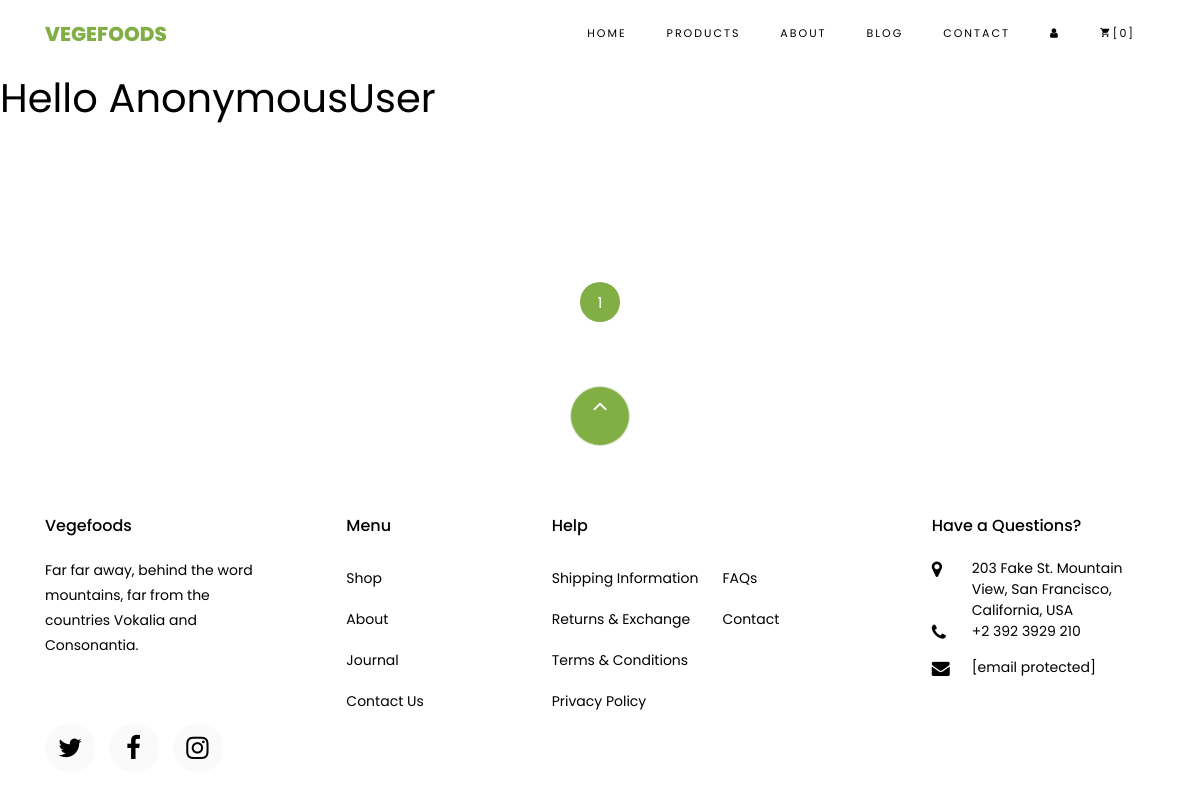
The page /product/ on the database as committed earlier.
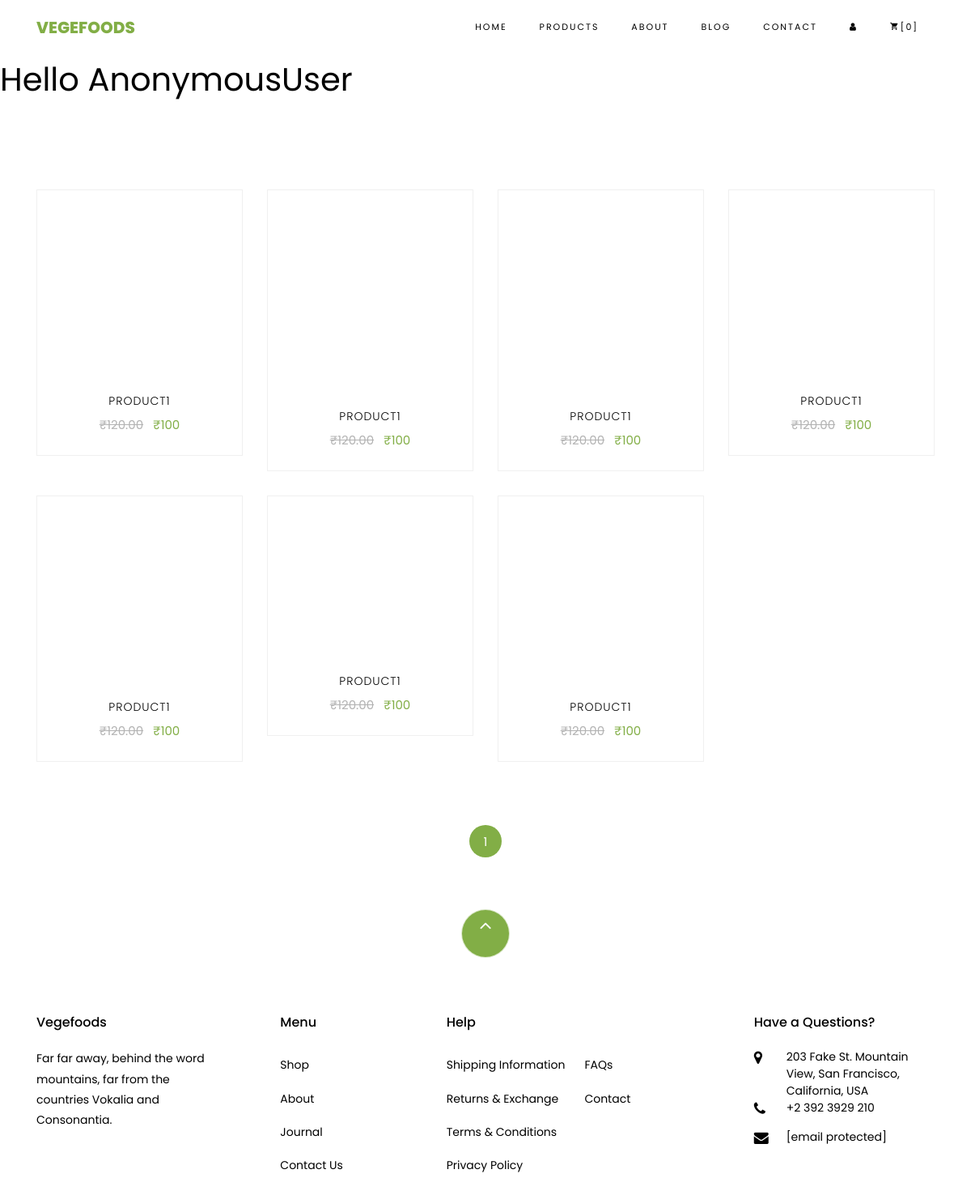
The same page on the database as committed later.
### products/models/product.py (models this page shows)
class Product(models.Model):
    product_name = models.CharField(max_length=30)
    product_price = models.IntegerField(default=0)
    product_img = models.ImageField(upload_to='products/', default='alter.png')
    product_des = models.CharField(max_length=300, default='')
    product_ratings = models.FloatField(default=5.0, validators=[MinValueValidator(1.0), MaxValueValidator(5.0)])

### products/views.py (the view)
# urls.py: path('', product, name='product'),
def product(request):
    all_products = Product.objects.all().order_by('pk')
    paginator = Paginator(all_products, 12)
    page_num = request.GET.get('page')
    page_products = paginator.get_page(page_num)
    num_pages = paginator.num_pages + 1
    page_range = range(1, num_pages)
    context = {
        'page_products': page_products,
        'num_pages': page_range,
    }
    return render(request, 'products/product.html', context)

### products/templates/products/product.html (shortened to what this page needs)
{% extends "products/base.html" %}
{% block body%}
<section class="ftco-section">
    <div class="container">
        <div class="row">
            {% for product in page_products %}
            <a href="#"
               class="add-to-cart d-flex justify-content-center align-items-center text-center">
            <div class="col-md-6 col-lg-3 ftco-animate">
                <div class="product">
                    <a href="#" class="img-prod">
                    </a>
                    <div class="text py-3 pb-4 px-3 text-center">
                        <h3><a href="#">{{ product.product_name }} </a></h3>
                        <div class="d-flex">
                            <div class="pricing">
                                <p class="price">
                                    <span class="mr-2 price-dc">₹120.00</span>
                                    <span class="price-sale">₹{{ product.product_price }}</span>
                                </p>
                            </div>
                        </div>
                    </div>
                </div>
            </div>
            </a>
            {% endfor %}
        </div>
        <div class="row mt-5">
            <div class="col text-center">
                <div class="block-27">
                    <ul>
                        {% for index in num_pages %}
                            {% if index == page_products.number %}
                                <li class="active"><span> {{ index }} </span></li>
                            {% else %}
                                <li><a href="?page={{ index }}"> {{ index }} </a></li>
                            {% endif %}
                        {% endfor %}
                    </ul>
                </div>
            </div>
        </div>
    </div>
</section>
{% endblock %}

### products/templates/products/base.html (shortened to what this page needs)
<!DOCTYPE html>
{% load static %}
<html lang="en">
<head>
    <link rel="stylesheet" href="https://cdnjs.cloudflare.com/ajax/libs/font-awesome/4.7.0/css/font-awesome.min.css">
    <link rel="stylesheet" href="{% static 'css/open-iconic-bootstrap.min.css' %}">
    <link rel="stylesheet" href="{% static 'css/animate.css'  %}    ">
    <link rel="stylesheet" href="{% static 'css/owl.carousel.min.css' %}">
    <link rel="stylesheet" href="{% static 'css/owl.theme.default.min.css' %}">
    <link rel="stylesheet" href="{% static 'css/magnific-popup.css' %}">
    <link rel="stylesheet" href="{% static 'css/aos.css' %}">
    <link rel="stylesheet" href="{% static 'css/ionicons.min.css' %}">
    <link rel="stylesheet" href="{% static 'css/bootstrap-datepicker.css' %}">
    <link rel="stylesheet" href="{% static 'css/jquery.timepicker.css' %}">
    <link rel="stylesheet" href="{% static 'css/flaticon.css' %}">
    <link rel="stylesheet" href="{% static 'css/icomoon.css' %}">
    <link rel="stylesheet" href="{% static 'css/style.css' %}">
</head>
<body>
<nav class="navbar navbar-expand-lg navbar-dark ftco_navbar bg-dark ftco-navbar-light" id="ftco-navbar">
    <div class="container">
        <a class="navbar-brand" href="/home/">Vegefoods</a>
        <div class="collapse navbar-collapse" id="ftco-nav">
            <ul class="navbar-nav ml-auto">
                <li class="nav-item active"><a href="/home/" class="nav-link">Home</a></li>
                <li class="nav-item"><a href="/product/" class="nav-link">Products</a></li>
                <li class="nav-item"><a href="/about/" class="nav-link">About</a></li>
                <li class="nav-item"><a href="/blog/" class="nav-link">Blog</a></li>
                <li class="nav-item"><a href="/contact/" class="nav-link">Contact</a></li>
                <li class="nav-item cta cta-colored"><a href="/account/userinfo/" class="nav-link"><span
                        ><i class="fa fa-user" aria-hidden="true"></i></span></a></li>
                <li class="nav-item cta cta-colored"><a href="cart.html" class="nav-link"><span
                        class="icon-shopping_cart"></span>[0]</a></li>
            </ul>
        </div>
    </div>
</nav>
<h1> <p> Hello {{request.user}}</p></h1>
{% block body%}
{% endblock %}
<footer class="ftco-footer ftco-section">
    <div class="container">
        <div class="row">
            <div class="mouse">
                <a href="#" class="mouse-icon">
                    <div class="mouse-wheel"><span class="ion-ios-arrow-up"></span></div>
                </a>
            </div>
        </div>
        <div class="row mb-5">
            <div class="col-md">
                <div class="ftco-footer-widget mb-4">
                    <h2 class="ftco-heading-2">Vegefoods</h2>
                    <p>Far far away, behind the word mountains, far from the countries Vokalia and Consonantia.</p>
                    <ul class="ftco-footer-social list-unstyled float-md-left float-lft mt-5">
                        <li class="ftco-animate"><a href="#"><span class="icon-twitter"></span></a></li>
                        <li class="ftco-animate"><a href="#"><span class="icon-facebook"></span></a></li>
                        <li class="ftco-animate"><a href="#"><span class="icon-instagram"></span></a></li>
                    </ul>
                </div>
            </div>
            <div class="col-md">
                <div class="ftco-footer-widget mb-4 ml-md-5">
                    <h2 class="ftco-heading-2">Menu</h2>
                    <ul class="list-unstyled">
                        <li><a href="#" class="py-2 d-block">Shop</a></li>
                        <li><a href="#" class="py-2 d-block">About</a></li>
                        <li><a href="#" class="py-2 d-block">Journal</a></li>
                        <li><a href="#" class="py-2 d-block">Contact Us</a></li>
                    </ul>
                </div>
            </div>
            <div class="col-md-4">
                <div class="ftco-footer-widget mb-4">
                    <h2 class="ftco-heading-2">Help</h2>
                    <div class="d-flex">
                        <ul class="list-unstyled mr-l-5 pr-l-3 mr-4">
                            <li><a href="#" class="py-2 d-block">Shipping Information</a></li>
                            <li><a href="#" class="py-2 d-block">Returns &amp; Exchange</a></li>
                            <li><a href="#" class="py-2 d-block">Terms &amp; Conditions</a></li>
                            <li><a href="#" class="py-2 d-block">Privacy Policy</a></li>
                        </ul>
                        <ul class="list-unstyled">
                            <li><a href="#" class="py-2 d-block">FAQs</a></li>
                            <li><a href="#" class="py-2 d-block">Contact</a></li>
                        </ul>
                    </div>
                </div>
            </div>
            <div class="col-md">
                <div class="ftco-footer-widget mb-4">
                    <h2 class="ftco-heading-2">Have a Questions?</h2>
                    <div class="block-23 mb-3">
                        <ul>
                            <li><span class="icon icon-map-marker"></span><span class="text">203 Fake St. Mountain View, San Francisco, California, USA</span>
                            </li>
                            <li><a href="#"><span class="icon icon-phone"></span><span
                                    class="text">+2 392 3929 210</span></a></li>
                            <li><a href="#"><span class="icon icon-envelope"></span><span class="text"><span
                                    class="__cf_email__" data-cfemail="2e474048416e57415b5c4a41434f4740004d4143">[email&#160;protected]</span></span></a>
                            </li>
                        </ul>
                    </div>
                </div>
            </div>
        </div>
    </div>
</footer>
</body>
</html>

### static/css/icomoon.css (style rules this page uses)
[class^=icon-],[class*=" icon-"] { font-family:icomoon!important;speak:none;font-style:normal;font-weight:400;font-variant:normal;text-transform:none;line-height:1;-webkit-font-smoothing:antialiased;-moz-osx-font-smoothing:grayscale }
.icon-map-marker:before { content:"\f041" }
.icon-phone:before { content:"\f095" }
.icon-envelope:before { content:"\f0e0" }
.icon-shopping_cart:before { content:"\e8cc" }

Rows that differ between the two databases and show on the page:
added Product: product_name "PRODUCT1", product_price "100"
added Product: product_name "PRODUCT1", product_price "100"
added Product: product_name "PRODUCT1", product_price "100"
added Product: product_name "PRODUCT1", product_price "100"
added Product: product_name "PRODUCT1", product_price "100"
added Product: product_name "PRODUCT1", product_price "100"
added Product: product_name "PRODUCT1", product_price "100"
